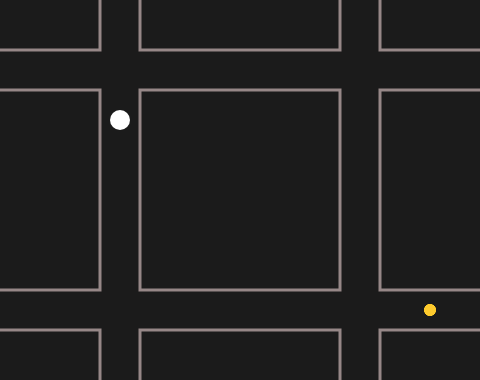
Frame 1 (no input)
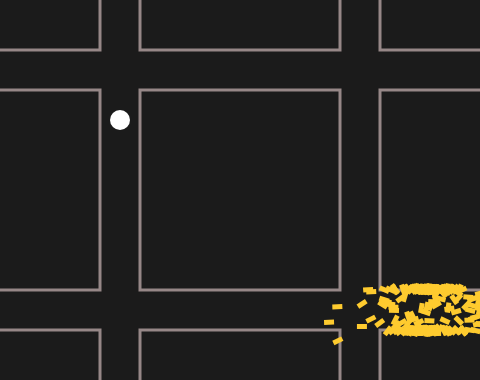
Frame 60 (no input)
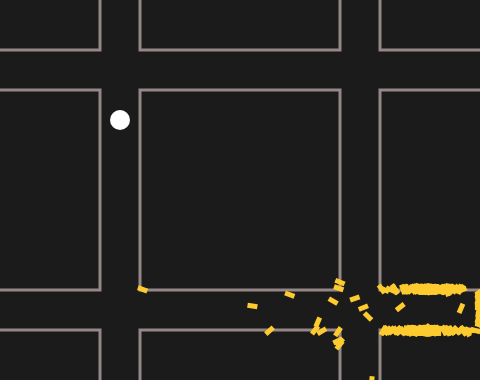
Frame 120 (the mouse pressed at the canvas centre since frame 60)

The p5.js sketch that drew these frames (run headless with seeded random() and noise() and a simulated clock; from frame 60 on, the mouse is pressed at the canvas centre):

// p5.js sketch
// ── sketch.js
var population, stats, track;
var targets = [];
var step = 0;
var lifetime = 1000;
var generation = 1;
var maxForce = 0.2;
var populationSize = 200;
var carsLeft = populationSize;
var blocks = [];
var block;
var collision;
var blockParams;

function setup() {
  createCanvas(480, 380);

  blockParams = [
    { x: -100, y: -150, w: 200, h: 200 },
    { x: 140, y: -150, w: 200, h: 200 },
    { x: width - 100, y: -150, w: 200, h: 200 },
    { x: -100, y: 90, w: 200, h: 200 },
    { x: 140, y: 90, w: 200, h: 200 },
    { x: width - 100, y: 90, w: 200, h: 200 },
    { x: -100, y: height - 50, w: 200, h: 200 },
    { x: 140, y: height - 50, w: 200, h: 200 },
    { x: width - 100, y: height - 50, w: 200, h: 200 }
  ];

  population = new Population(width - 50, height - 70, 5, 10);
  targets.push(new Target(120, 120, 20, 20));
  stats = new Stats();

  for (var i = 0; i < blockParams.length; i++) {
    blocks.push(new Block(blockParams[i]));
  }

  collision = new Collision();
}

function draw() {
  background(27, 27, 27);
  targets.forEach(function(target) {
    target.show();
  });

  blocks.forEach(function(block) {
    block.show();
  });

  population.run();

  step++;
  stats.setSteps(step);
  stats.setCarsCount(carsLeft);
  if (step == lifetime || carsLeft <= 0) {
    population.evaluate();
    step = 0;
    carsLeft = populationSize;
  }
}

function Block(params) {
  this.width = params.w || 10;
  this.height = params.h || 10;
  this.x = params.x || 0;
  this.y = params.y || 0;

  this.show = function() {
    fill(27, 27, 27);
    strokeWeight(3);
    stroke(150, 135, 135);
    rect(this.x, this.y, this.width, this.height);
  };
}

function Collision() {
  this.detect = function(posX, posY) {
    for (var i = 0; i < blocks.length; i++) {
      if (
        posX > blocks[i].x &&
        posX < blocks[i].x + blocks[i].width &&
        posY > blocks[i].y &&
        posY < blocks[i].y + blocks[i].height
      ) {
        // console.log(i)
        return true;
      }
    }
  };
}

function Car(x, y, w, h) {
  this.width = w;
  this.length = h;
  this.position = createVector(x, y);
  this.velocity = createVector();
  this.acceleration = createVector();
  this.dna = new DNA();
  this.fitness = 0;
  this.complited = false;
  this.disqualified = false;
  this.removed = false;
  this.step = 0;
  this.targetId = 0;
  this.color = "#fecb2f";
  this.finish = false;

  this.removeFromList = function() {
    if (!this.removed) {
      carsLeft--;
      this.removed = true;
      this.step = step;
    }
  };

  this.crossover = function(partner) {
    var child = new Car(x, y, w, h);
    var genesLength = this.dna.getLength();
    var midPoint = floor(random(genesLength));

    for (var i = 0; i < genesLength; i++) {
      if (i > midPoint) {
        child.dna.genes[i] = this.dna.genes[i];
      } else {
        child.dna.genes[i] = partner.dna.genes[i];
      }
    }

    child.dna.mutation();

    return child;
  };

  this.calcFitness = function() {
    var distance = dist(
      this.position.x,
      this.position.y,
      targets[this.targetId].position.x,
      targets[this.targetId].position.y
    );

    // this.fitness = map(distance, 0, width, width, 0)
    this.fitness = 1 / distance;

    // this.fitness = norm(this.fitness, 0, 100)
    // this.fitness = distance/this.dna.genes.length
    if (this.fitness > 0) {
      this.fitness = pow(this.fitness, 2);
    }

    if (this.complited) {
      this.fitness *= 1 + 10 / this.step;
    }

    // if(this.disqualified) {
    //   this.fitness *= this.step
    // }
    // this.fitness = floor(this.fitness, 2)
    // console.log(this.fitness)
  };

  this.applyForce = function(force) {
    this.acceleration.add(force);
  };

  this.changeTarget = function() {
    var colors = ["#4124fb", "#fc0d1b", "yellow", "black"];

    if (this.complited) {
      var targetId = this.targetId + 1;

      this.color = colors[targetId];

      if (targetId < targets.length) {
        this.targetId = targetId;
        this.complited = false;

        // console.log(this.targetId)
      } else {
        this.finish = true;
        this.complited = true;
        this.removeFromList();
      }
    }
  };

  this.move = function() {
    // var distance = dist(this.position.x, this.position.y, targets[this.targetId].position.x, targets[this.targetId].position.y)
    // if(distance < (targets[this.targetId].width/2)) {
    //   this.complited = true
    //   this.changeTarget()
    // }

    // console.log(targets[this.targetId])

    if (targets[this.targetId].detect(this.position.x, this.position.y)) {
      this.complited = true;
      this.changeTarget();
    }

    if (
      !this.disqualified &&
      collision.detect(this.position.x, this.position.y)
    ) {
      this.disqualified = true;
      this.removeFromList();
    }

    if (!this.disqualified) {
      if (
        this.position.x > width ||
        this.position.x < 0 ||
        this.position.y > height ||
        this.position.y < 0
      ) {
        this.disqualified = true;
        this.removeFromList();
      }
    }

    this.applyForce(this.dna.genes[step]);

    if (!this.finish && !this.disqualified) {
      this.velocity.add(this.acceleration);
      this.position.add(this.velocity);
      this.acceleration.mult(0);
      // this.velocity.limit(4)
    }

    this.design();
  };

  this.design = function() {
    push();
    noStroke();
    translate(this.position.x, this.position.y);
    rotate(this.velocity.heading());
    rectMode(CENTER);
    fill(this.color);
    rect(0, 0, this.length, this.width);
    pop();
  };
}

function Population(x, y, w, h) {
  this.cars = [];
  this.size = populationSize;
  this.matingPool = [];

  for (var i = 0; i < this.size; i++) {
    this.cars[i] = new Car(x, y, w, h);
  }

  this.evaluate = function() {
    // Calculate maximum fitness
    var maxFitness = 0;
    for (var i = 0; i < this.size; i++) {
      this.cars[i].calcFitness();
      if (this.cars[i].fitness > maxFitness) {
        maxFitness = this.cars[i].fitness;
      }
    }
    stats.setMaxFitness(maxFitness);

    // Calculate average fitness
    var sumFitness = 0;
    for (var i = 0; i < this.size; i++) {
      sumFitness += this.cars[i].fitness;
    }
    stats.setAvgFitness(sumFitness / this.size);

    // Fitness normalization fitness/maxFitness
    for (var i = 0; i < this.size; i++) {
      this.cars[i].fitness /= maxFitness;
      // this.cars[i].fitness = norm(this.cars[i].fitness, 0, 10)
    }

    this.matingPool = [];
    for (var i = 0; i < this.size; i++) {
      var n = this.cars[i].fitness * 100;
      for (var j = 0; j < n; j++) {
        this.matingPool.push(this.cars[i]);
      }
    }

    this.selection();

    generation++;
    stats.setGeneration(generation);
  };

  this.selection = function() {
    this.cars = [];
    for (var i = 0; i < population.size; i++) {
      var parentA = random(this.matingPool);
      var parentB = random(this.matingPool);
      var child = parentA.crossover(parentB);
      this.cars.push(child);
    }
  };

  this.run = function() {
    for (var i = 0; i < population.size; i++) {
      this.cars[i].move();
    }
  };
}

function DNA() {
  this.genes = [];

  for (var i = 0; i < lifetime; i++) {
    this.genes[i] = p5.Vector.random2D();
    this.genes[i].setMag(maxForce);
  }

  this.getLength = function() {
    return this.genes.length;
  };

  this.mutation = function() {
    for (var i = 0; i < this.getLength(); i++) {
      if (random(1) < 0.01) {
        this.genes[i] = p5.Vector.random2D();
        this.genes[i].setMag(maxForce);
      }
    }
  };
}

function Target(x, y, w, h) {
  this.position = createVector(x, y);
  this.width = w;
  this.height = h;

  this.show = function() {
    // fill(22, 183, 45)
    fill(255, 255, 255);
    noStroke();
    ellipse(this.position.x, this.position.y, this.width, this.height);
  };

  this.detect = function(posX, posY) {
    if (
      posX > this.position.x &&
      posX < this.position.x + this.width / 2 &&
      posY > this.position.y &&
      posY < this.position.y + this.height / 2
    ) {
      return true;
    }
  };
}

function Stats() {
  this.populationSizeText = createP();
  this.maxFitnessText = createP();
  this.avgFitnessText = createP();
  this.generationText = createP();
  this.stepsText = createP();
  this.carsCountText = createP();

  this.populationSizeText.html("population size: " + populationSize);
  this.maxFitnessText.html("max fitness: 0");
  this.avgFitnessText.html("avg fitness: 0");
  this.generationText.html("generation: 1");
  this.stepsText.html("steps: 0");
  this.carsCountText.html("cars left: " + populationSize);

  this.setMaxFitness = function(value) {
    this.maxFitnessText.html("max fitness: " + value);
  };

  this.setAvgFitness = function(value) {
    this.avgFitnessText.html("avg fitness: " + value);
  };

  this.setGeneration = function(value) {
    this.generationText.html("generation: " + value);
  };

  this.setSteps = function(value) {
    this.stepsText.html("steps: " + value);
  };

  this.setCarsCount = function(value) {
    this.carsCountText.html("cars left: " + value);
  };
}
